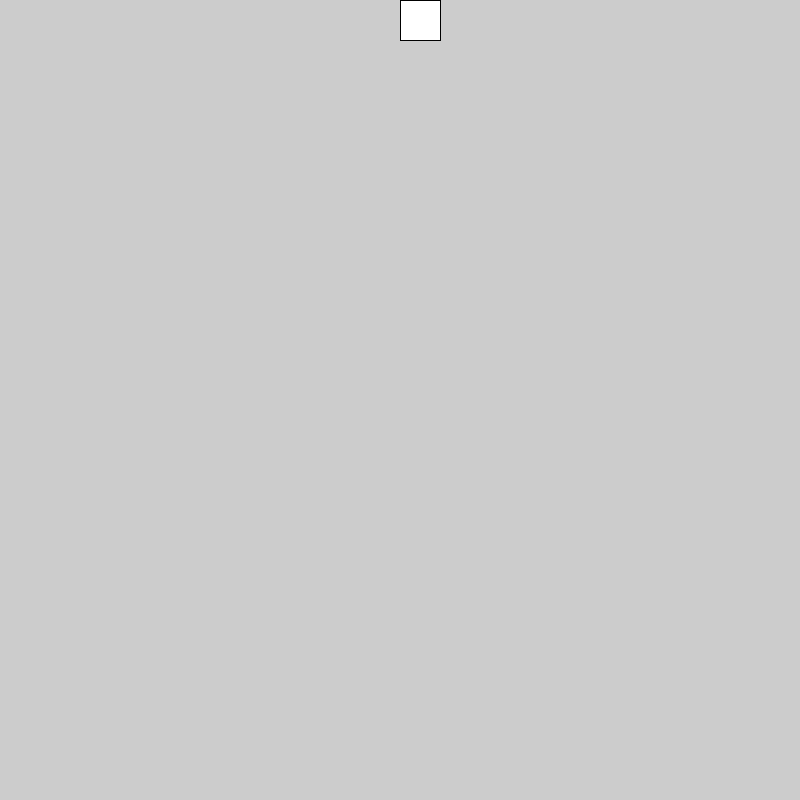
Frame 1 (no input)
Frame 60 (the mouse pressed at the canvas centre just before this capture): identical to frame 1, image omitted
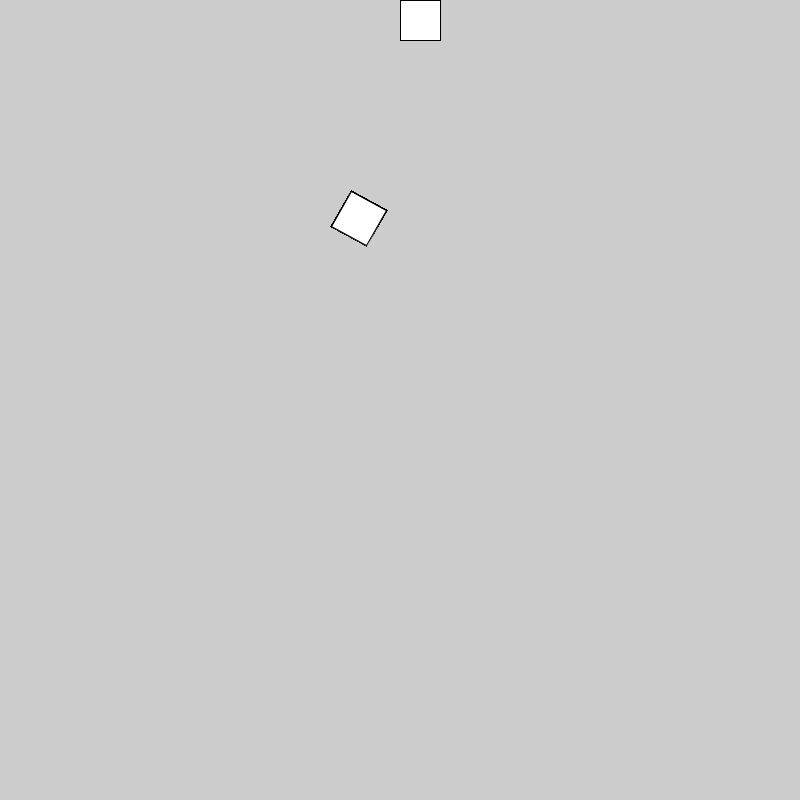
Frame 120 (the mouse held since frame 60 and released just before this capture)

The Processing sketch that drew these frames (run headless with seeded random() and noise(); from frame 60 on, the mouse is pressed at the canvas centre):

// Processing sketch: sketch_28rotate
// ── sketch_28rotate.pde
void setup() {
  size(800, 800);
}

void draw() {
  rotate(mouseX / (float)width);
  rect(width/2, 0, 40, 40);
}
